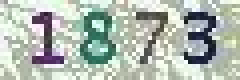
#> input picture 奥兰系统/captcha.jpg, 60 x 20 px (shown 4 times larger)
$ python '验证码识别.py'
#> lines starting #> are read from the running program, lines starting #| are printed output that depends on the picture
import ddddocr
import os
import time
from PIL import Image, ImageEnhance


def enhance_image(image_path):
    """预处理图片以提高识别率"""
#> called with image_path = 'captcha.jpg'
    img = Image.open(image_path)
#> img is the input picture: PIL image 60x20 RGB; mean R, G, B 176.6, 186.6, 177.5
    # 增加对比度
    enhancer = ImageEnhance.Contrast(img)
    img = enhancer.enhance(2.0)
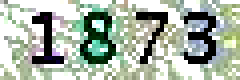
#> img: PIL image 60x20 RGB (shown 4 times larger); mean R, G, B 169.1, 180.5, 167.2
    # 增加锐度
    enhancer = ImageEnhance.Sharpness(img)
    img = enhancer.enhance(2.0)
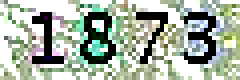
#> img: PIL image 60x20 RGB (shown 4 times larger); mean R, G, B 166.6, 178.1, 164.2
    # 保存增强后的图片
    enhanced_path = f"enhanced_{os.path.basename(image_path)}"
    img.save(enhanced_path)
    return enhanced_path


def recognize_with_ddddocr(image_path, enhance=True):
    """使用ddddocr识别验证码"""
    if enhance:
        image_path = enhance_image(image_path)

    # 创建识别器
#> (the run stopped early here; a loop or call above may not have finished)
